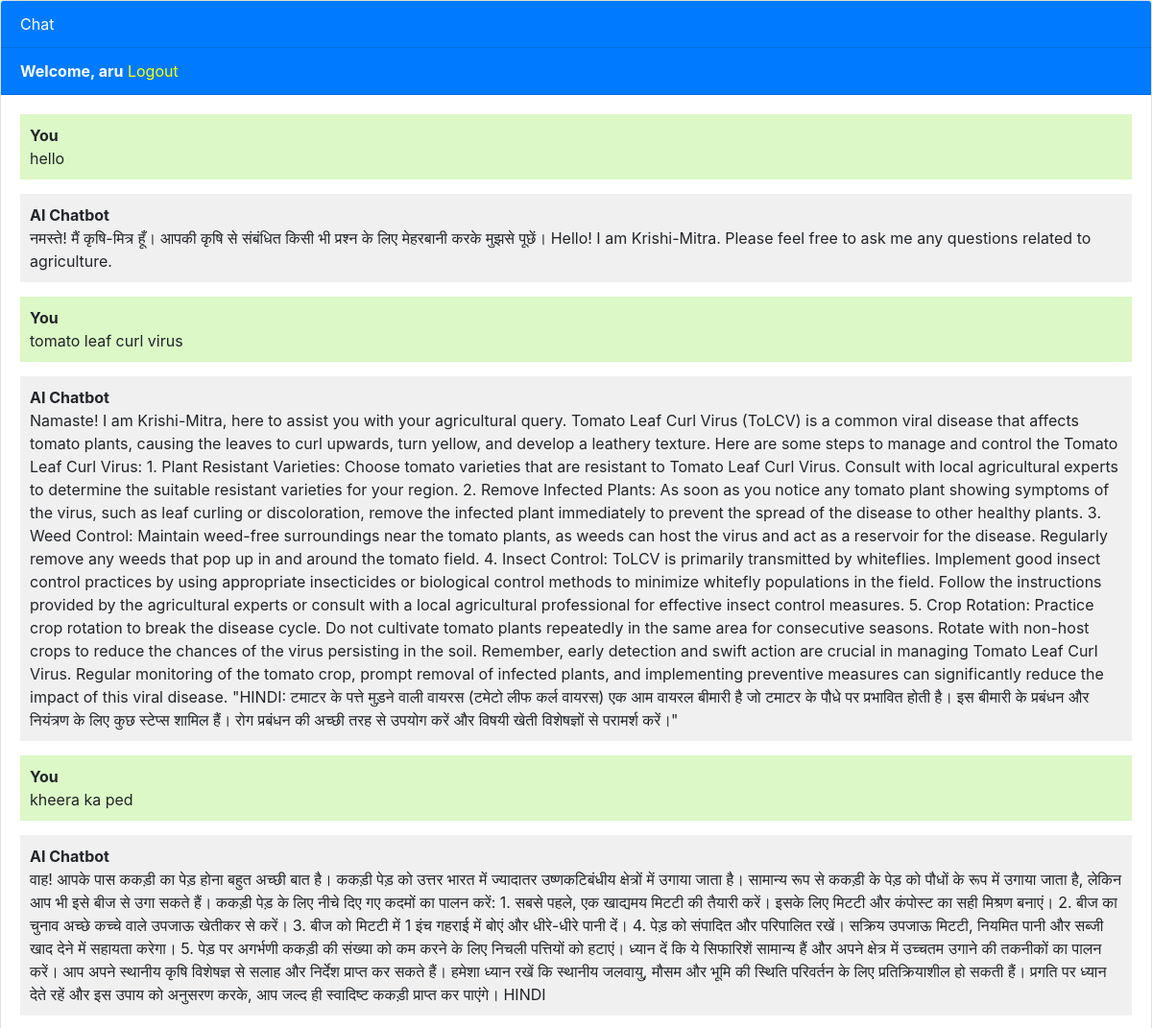
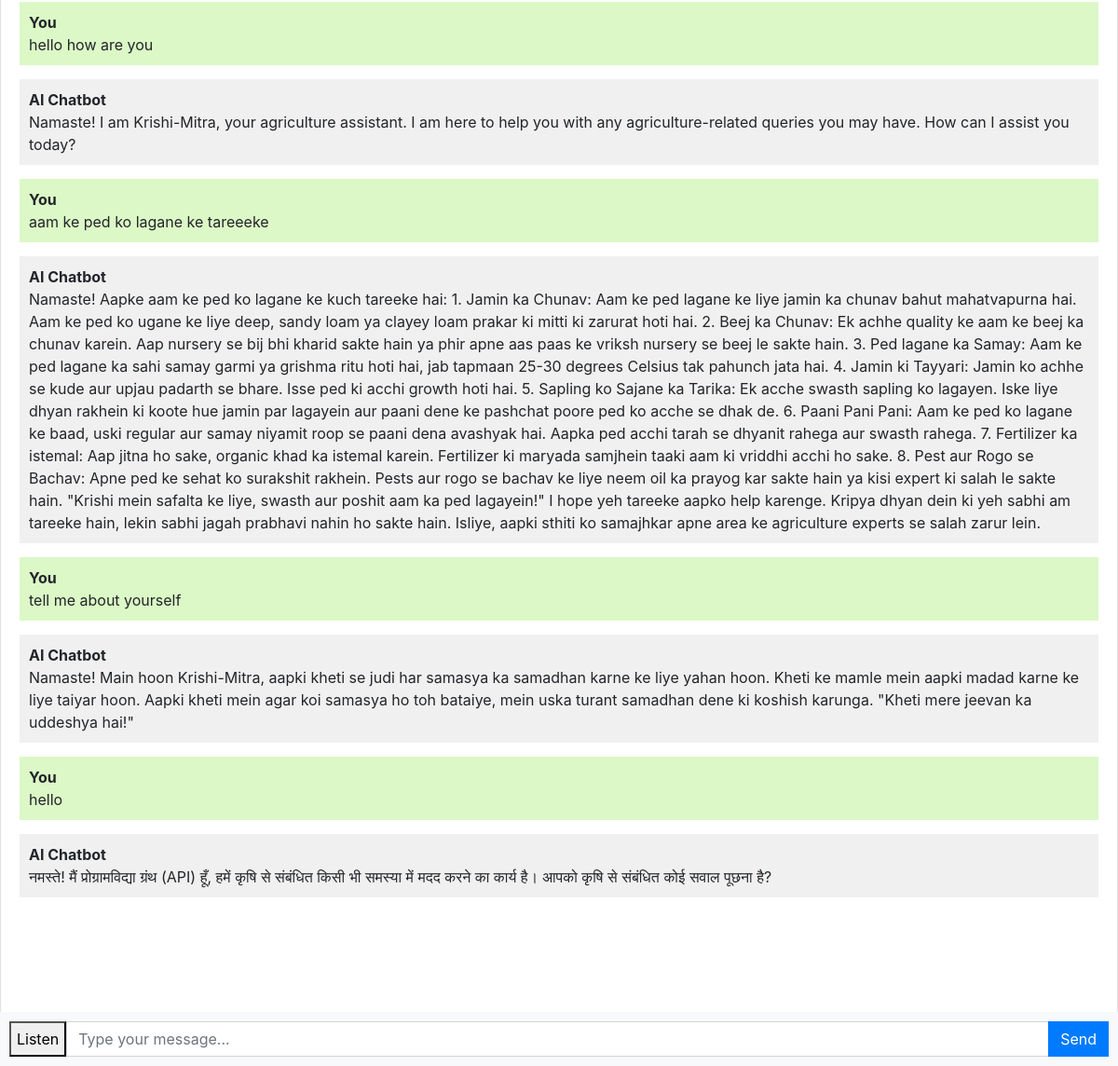
Screenshot of / (signed in) with the database file from the repository (2 pictures, top to bottom).
### chatbot/models.py (models this page shows, shortened)
class Chat(models.Model):
    user = models.ForeignKey(User, on_delete=models.CASCADE)
    message = models.TextField()
    response = models.TextField()
    created_at = models.DateTimeField(auto_now_add=True)

### chatbot/views.py (the view)
# urls.py: path('', views.chatbot, name='chatbot'),
def chatbot(request):
    chats = Chat.objects.filter(user=request.user)
    if request.method == 'POST':
        message = request.POST.get('message')
        response = ask_openai(message)
        chat = Chat(user=request.user, message=message, response=response, created_at=timezone.now())
        chat.save()
        return JsonResponse({'message': message, 'response': response})
    return render(request, 'chatbot.html', {'chats': chats})

### templates/chatbot.html (shortened to what this page needs)
{% extends 'base.html' %}
{% block content %}
<div class="chat-container">
  <div class="card flex-grow-1">
    <div class="card-header bg-primary text-white">Chat</div>
    {% if user.is_authenticated %}
    <div class="card-header bg-primary text-white"><b>Welcome, {{user.username}}</b>   <a style="color: yellow;" href="logout">Logout</a></div>
    {% else %}
    <div class="card-header bg-primary text-white"><a style="color: yellow" href="login">Login</a>   <a style="color: yellow;" href="register">Register</a></div>
    {% endif %}
    <div class="card-body messages-box">
      <ul class="list-unstyled messages-list">
        {% for chat in chats %}
          {% if chat.user == request.user %}
            <li class="message sent">
          <div class="message-text">
            <div class="message-sender">
              <b>You</b>
            </div>
            <div class="message-content">
              {{chat.message}}
            </div>
          </div>
        </li>
        <li class="message received">
          <div class="message-text">
            <div class="message-sender">
              <b>AI Chatbot</b>
            </div>
            <div class="message-content">
              {{chat.response}}
            </div>
          </div>
        </li>
          {% endif %}
        {% endfor %}
      </ul>
    </div>
    <br><br>
    <br><br>
    <br><br>
  </div>
  <form class="message-form">
    <button id="listen-button"> Listen</button>
    <div class="input-group">
      <input type="text" class="form-control message-input" placeholder="Type your message...">
      <div class="input-group-append">
        <button type="submit" class="btn btn-primary btn-send">Send</button>
      </div>
    </div>
  </form>
</div>
{% endblock %}

### templates/chatbot.html (style rules this page uses)
body, html { height: 100%; }
.messages-box { flex: 1; overflow-y: auto; }
.messages-list { padding-left: 0; }
.message { margin-bottom: 15px; list-style: none; }
.message-text { padding: 10px; border-radius: 5px; }
.sent { background-color: #dcf8c6; align-self: flex-end; }
.received { background-color: #f1f0f0; align-self: flex-start; }
.message-form { display: flex; position: fixed; bottom: 0; left: 0; right: 0; padding: 10px; background-color: #f8f9fa; }
.message-input { flex: 1; border-radius: 0; border-right: none; }
.btn-send { border-radius: 0; }
.chat-container { height: 100%; display: flex; flex-direction: column; }

### rows the page displays
Chat: message "hello", response "नमस्ते! मैं कृषि-मित्र हूँ। आपकी कृषि से संबंधित किसी भी प्रश्न के लिए मेहरबानी करके मुझसे पूछें। Hello! I am Krishi-Mitra. Please feel free to ask me any questions related to agriculture."
Chat: message "tomato leaf curl virus", response "Namaste! I am Krishi-Mitra, here to assist you with your agricultural query. Tomato Leaf Curl Virus (ToLCV) is a common viral disease that affects tomato plants, causing the leaves to curl upwards, turn yellow, and develop a leathery texture. Here are some steps to manage and control the Tomato Leaf Curl Virus: 1. Plant Resistant Varieties: Choose tomato varieties that are resistant to Tomato Leaf Curl Virus. Consult with local agricultural experts to determine the suitable resistant varieties for your region. 2. Remove Infected Plants: As soon as you notice any tomato plant showing symptoms of the virus, such as leaf curling or discoloration, remove the infected plant immediately to…"
Chat: message "kheera ka ped", response "वाह! आपके पास ककड़ी का पेड़ होना बहुत अच्छी बात है। ककड़ी पेड़ को उत्तर भारत में ज्यादातर उष्णकटिबंधीय क्षेत्रों में उगाया जाता है। सामान्य रूप से ककड़ी के पेड़ को पौधों के रूप में उगाया जाता है, लेकिन आप भी इसे बीज से उगा सकते हैं। ककड़ी पेड़ के लिए नीचे दिए गए कदमों का पालन करें: 1. सबसे पहले, एक खाद्यमय मिटटी की तैयारी करें। इसके लिए मिटटी और कंपोस्ट का सही मिश्रण बनाएं। 2. बीज का चुनाव अच्छे कच्चे वाले उपजाऊ खेतीकर से करें। 3. बीज को मिटटी में 1 इंच गहराई में बोएं और धीरे-धीरे पानी दें। 4. पेड़ को संपादित और परिपालित रखें। सक्रिय उपजाऊ मिटटी, नियमित पानी और सब्जी खाद देने में सहायता करेगा। 5. पेड़ पर अगर्भणी ककड़ी की संख्या को कम करने के लिए निचली पत्तियों को हटाएं। ध्यान दें कि ये…"
Chat: message "hello how are you", response "Namaste! I am Krishi-Mitra, your agriculture assistant. I am here to help you with any agriculture-related queries you may have. How can I assist you today?"
Chat: message "aam ke ped ko lagane ke tareeeke", response "Namaste! Aapke aam ke ped ko lagane ke kuch tareeke hai: 1. Jamin ka Chunav: Aam ke ped lagane ke liye jamin ka chunav bahut mahatvapurna hai. Aam ke ped ko ugane ke liye deep, sandy loam ya clayey loam prakar ki mitti ki zarurat hoti hai. 2. Beej ka Chunav: Ek achhe quality ke aam ke beej ka chunav karein. Aap nursery se bij bhi kharid sakte hain ya phir apne aas paas ke vriksh nursery se beej le sakte hain. 3. Ped lagane ka Samay: Aam ke ped lagane ka sahi samay garmi ya grishma ritu hoti hai, jab tapmaan 25-30 degrees Celsius tak pahunch jata hai. 4. Jamin ki Tayyari: Jamin ko achhe se kude aur upjau padarth se bhare. Isse ped ki acchi growth hoti hai. 5. Sapling ko Sajane ka Tarika: Ek…"
Chat: message "tell me about yourself", response "Namaste! Main hoon Krishi-Mitra, aapki kheti se judi har samasya ka samadhan karne ke liye yahan hoon. Kheti ke mamle mein aapki madad karne ke liye taiyar hoon. Aapki kheti mein agar koi samasya ho toh bataiye, mein uska turant samadhan dene ki koshish karunga. \"Kheti mere jeevan ka uddeshya hai!\""
Chat: message "hello", response "नमस्ते! मैं प्रोग्रामविद्या ग्रंथ (API) हूँ, हमें कृषि से संबंधित किसी भी समस्या में मदद करने का कार्य है। आपको कृषि से संबंधित कोई सवाल पूछना है?"

### other values shown
{{ user.username }} "aru"
